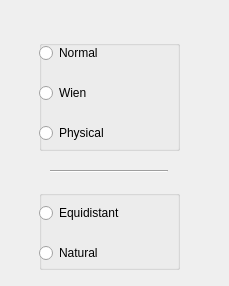
<?xml version="1.0" encoding="UTF-8"?>
<ui version="4.0">
 <class>TuningsDialog</class>
 <widget class="QDialog" name="TuningsDialog">
  <property name="geometry">
   <rect>
    <x>0</x>
    <y>0</y>
    <width>229</width>
    <height>286</height>
   </rect>
  </property>
  <property name="windowTitle">
   <string>Tunings</string>
  </property>
  <widget class="QGroupBox" name="tuningPitchGroup">
   <property name="geometry">
    <rect>
     <x>39</x>
     <y>40</y>
     <width>141</width>
     <height>111</height>
    </rect>
   </property>
   <property name="title">
    <string/>
   </property>
   <widget class="QRadioButton" name="normalRadioButton">
    <property name="geometry">
     <rect>
      <x>0</x>
      <y>0</y>
      <width>109</width>
      <height>26</height>
     </rect>
    </property>
    <property name="text">
     <string>Normal</string>
    </property>
   </widget>
   <widget class="QRadioButton" name="wienRadioButton">
    <property name="geometry">
     <rect>
      <x>0</x>
      <y>40</y>
      <width>109</width>
      <height>26</height>
     </rect>
    </property>
    <property name="text">
     <string>Wien</string>
    </property>
   </widget>
   <widget class="QRadioButton" name="physicalRadioButton">
    <property name="geometry">
     <rect>
      <x>0</x>
      <y>80</y>
      <width>109</width>
      <height>26</height>
     </rect>
    </property>
    <property name="text">
     <string>Physical</string>
    </property>
   </widget>
  </widget>
  <widget class="Line" name="line">
   <property name="geometry">
    <rect>
     <x>50</x>
     <y>170</y>
     <width>118</width>
     <height>3</height>
    </rect>
   </property>
   <property name="orientation">
    <enum>Qt::Horizontal</enum>
   </property>
  </widget>
  <widget class="QGroupBox" name="tuningModeGroup">
   <property name="geometry">
    <rect>
     <x>39</x>
     <y>190</y>
     <width>141</width>
     <height>80</height>
    </rect>
   </property>
   <property name="title">
    <string/>
   </property>
   <widget class="QRadioButton" name="equidistantRadioButton">
    <property name="geometry">
     <rect>
      <x>0</x>
      <y>10</y>
      <width>109</width>
      <height>26</height>
     </rect>
    </property>
    <property name="text">
     <string>Equidistant</string>
    </property>
   </widget>
   <widget class="QRadioButton" name="naturalRadioButton">
    <property name="geometry">
     <rect>
      <x>0</x>
      <y>50</y>
      <width>109</width>
      <height>26</height>
     </rect>
    </property>
    <property name="text">
     <string>Natural</string>
    </property>
   </widget>
  </widget>
 </widget>
 <resources/>
 <connections/>
</ui>
